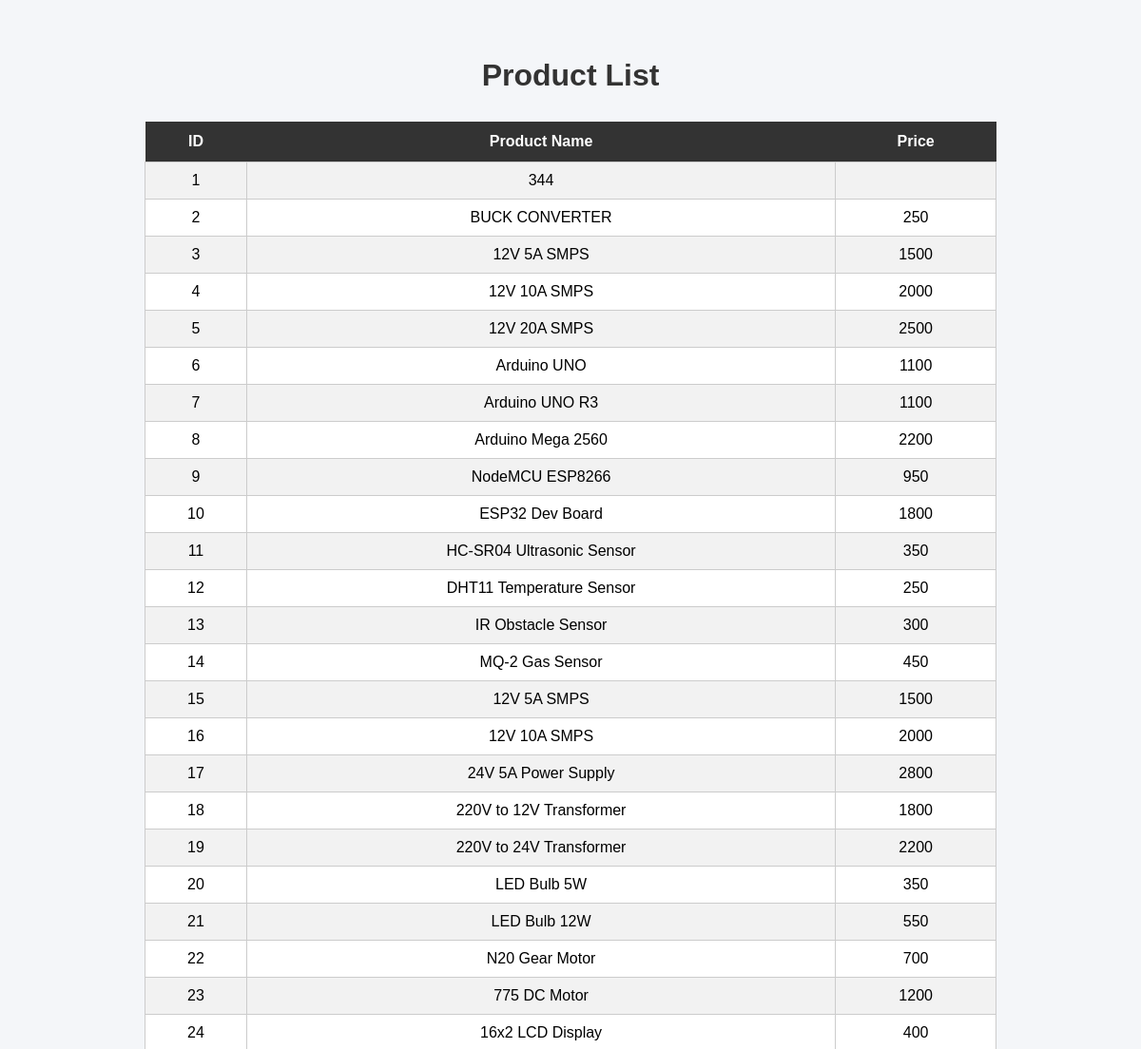
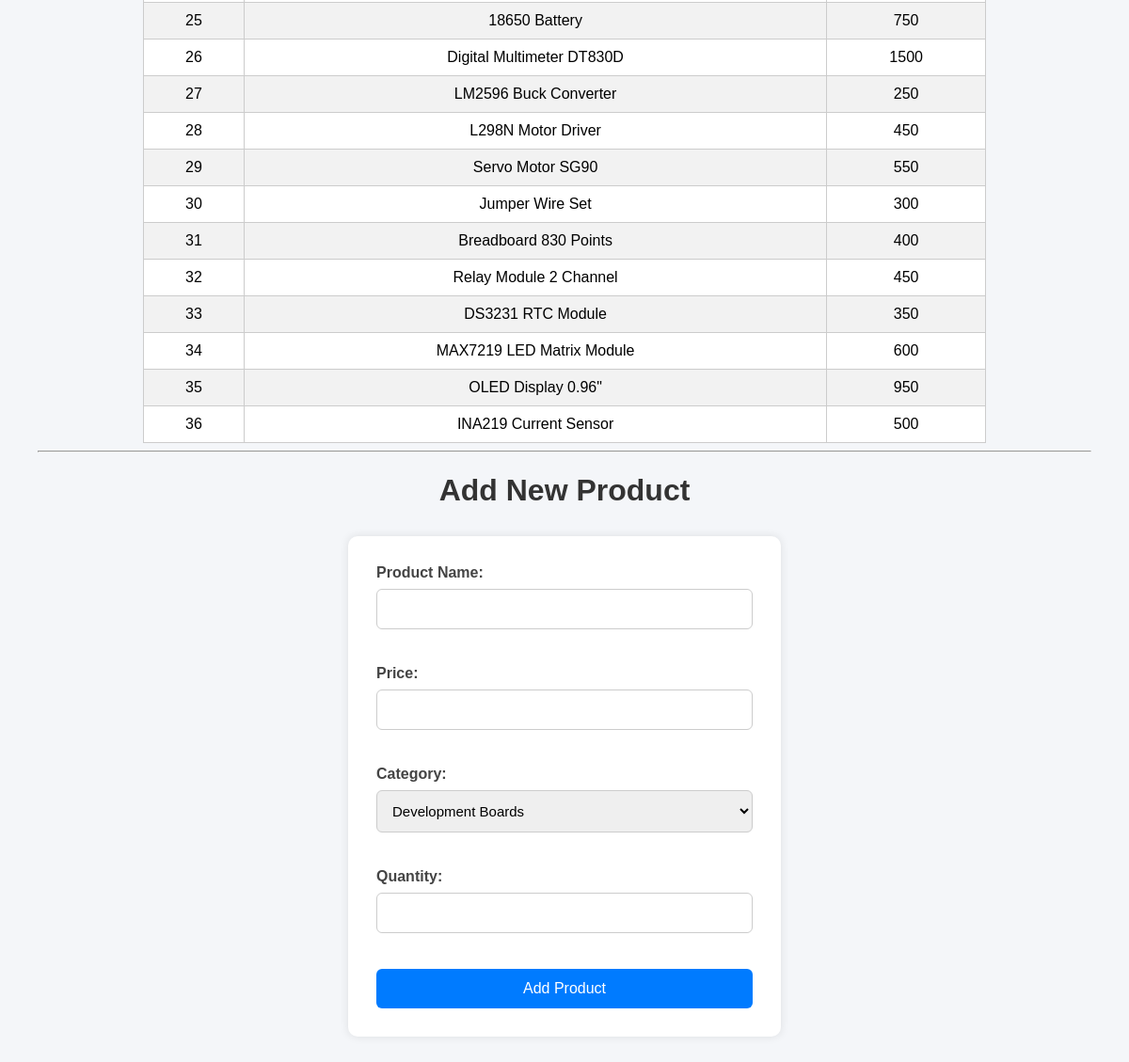
Screenshot of /sample/test.php with the database file from the repository (2 pictures, top to bottom).
### tables this page shows
CREATE TABLE `product` (
  `p_id` int(11) NOT NULL,
  `p_name` varchar(45) DEFAULT NULL,
  `price` double DEFAULT 0,
  `category` int(11) NOT NULL,
  `seller_id` int(11) DEFAULT NULL,
  `qty` int(11) DEFAULT NULL
);

### sample/test.php (the view, shortened to what this page needs)
<?php
require_once "../config/connection.php";
$sql = "SELECT * FROM product";
$result = $conn->query($sql);
?>
<!DOCTYPE html>
<html>
<head>
    <link rel="stylesheet" href="style2.css">
</head>
<body>
    <h1>Product List</h1>
    <table>
        <tr>
            <th>ID</th>
            <th>Product Name</th>
            <th>Price</th>
        </tr>
        <?php
        if ($result->num_rows > 0) {
            while ($row = $result->fetch_assoc()) {
                echo "<tr>";
                echo "<td>" . $row["p_id"] . "</td>";
                echo "<td>" . $row["p_name"] . "</td>";
                echo "<td>" . $row["price"] . "</td>";
                echo "</tr>";
            }
        } else {
            echo "<tr>";
            echo "<td colspan='3'>No Data Found</td>";
            echo "</tr>";
        }
        ?>
    </table>
    <hr>
    <h1>Add New Product</h1>
    <form action="add_product.php" method="post">
        <label for="p_name">Product Name:</label>
        <input type="text" id="p_name" name="p_name" required><br><br>
        <label for="price">Price:</label>
        <input type="number" id="price" name="price" step="0.01" required><br><br>
        <label for="category">Category:</label>
        <select id="category" name="category" required>
            <?php
            $sql1 = "SELECT * FROM category";
            $result = $conn->query($sql1);
            if ($result->num_rows > 0) {
                while ($row = $result->fetch_assoc()) {
                    echo "<option value='" . $row["c_id"] . "'>" . $row["c_name"] . "</option>";
                }
            }
            ?>
        </select><br><br>
        <label for="qty">Quantity:</label>
        <input type="number" id="qty" name="qty" min="0" required><br><br>
        <button type="button" onclick="addProduct()">Add Product</button>
    </form>
</body>
</html>

### sample/style2.css (style rules this page uses)
body { font-family: Arial, sans-serif; background-color: #f4f6f9; margin: 0; padding: 40px; }
h1 { text-align: center; }
table { width: 80%; margin: auto; border-collapse: collapse; background: white; }
th { background: #333; color: white; padding: 12px; }
td { border: 1px solid #ccc; padding: 10px; text-align: center; }
tr:nth-child(even) { background-color: #f2f2f2; }
form { width: 400px; margin: auto; background-color: white; padding: 30px; border-radius: 10px; box-shadow: 0px 0px 10px rgba(0,0,0,0.1); }
h1 { text-align: center; margin-bottom: 30px; color: #333; }
label { font-weight: bold; color: #444; display: block; margin-bottom: 8px; }
input[type="text"], input[type="number"], input[type="password"] { width: 100%; padding: 12px; border: 1px solid #ccc; border-radius: 6px; margin-bottom: 20px; font-size: 15px; box-sizing: border-box; transition: 0.3s; }
select { width: 100%; padding: 12px; border: 1px solid #ccc; border-radius: 6px; margin-bottom: 20px; font-size: 15px; box-sizing: border-box; transition: 0.3s; }
button { width: 100%; padding: 12px; background-color: #007bff; color: white; border: none; border-radius: 6px; font-size: 16px; cursor: pointer; transition: 0.3s; }

### rows the page displays
product: p_id "1", p_name "344"
product: p_id "2", p_name "BUCK CONVERTER", price "250"
product: p_id "3", p_name "12V 5A SMPS", price "1500"
product: p_id "4", p_name "12V 10A SMPS", price "2000"
product: p_id "5", p_name "12V 20A SMPS", price "2500"
product: p_id "6", p_name "Arduino UNO", price "1100"
product: p_id "7", p_name "Arduino UNO R3", price "1100"
product: p_id "8", p_name "Arduino Mega 2560", price "2200"
product: p_id "9", p_name "NodeMCU ESP8266", price "950"
product: p_id "10", p_name "ESP32 Dev Board", price "1800"
product: p_id "11", p_name "HC-SR04 Ultrasonic Sensor", price "350"
product: p_id "12", p_name "DHT11 Temperature Sensor", price "250"
product: p_id "13", p_name "IR Obstacle Sensor", price "300"
product: p_id "14", p_name "MQ-2 Gas Sensor", price "450"
product: p_id "15", p_name "12V 5A SMPS", price "1500"
product: p_id "16", p_name "12V 10A SMPS", price "2000"
product: p_id "17", p_name "24V 5A Power Supply", price "2800"
product: p_id "18", p_name "220V to 12V Transformer", price "1800"
product: p_id "19", p_name "220V to 24V Transformer", price "2200"
product: p_id "20", p_name "LED Bulb 5W", price "350"
product: p_id "21", p_name "LED Bulb 12W", price "550"
product: p_id "22", p_name "N20 Gear Motor", price "700"
product: p_id "23", p_name "775 DC Motor", price "1200"
product: p_id "24", p_name "16x2 LCD Display", price "400"
product: p_id "25", p_name "18650 Battery", price "750"
product: p_id "26", p_name "Digital Multimeter DT830D", price "1500"
product: p_id "27", p_name "LM2596 Buck Converter", price "250"
product: p_id "28", p_name "L298N Motor Driver", price "450"
product: p_id "29", p_name "Servo Motor SG90", price "550"
product: p_id "30", p_name "Jumper Wire Set", price "300"
product: p_id "31", p_name "Breadboard 830 Points", price "400"
product: p_id "32", p_name "Relay Module 2 Channel", price "450"
product: p_id "33", p_name "DS3231 RTC Module", price "350"
product: p_id "34", p_name "MAX7219 LED Matrix Module", price "600"
product: p_id "35", p_name "OLED Display 0.96\"", price "950"
product: p_id "36", p_name "INA219 Current Sensor", price "500"

### other values shown
form field category "Development Boards"
